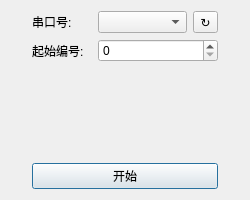
<?xml version="1.0" encoding="UTF-8"?>
<ui version="4.0">
 <class>Conf</class>
 <widget class="QDialog" name="Conf">
  <property name="geometry">
   <rect>
    <x>0</x>
    <y>0</y>
    <width>250</width>
    <height>200</height>
   </rect>
  </property>
  <property name="windowTitle">
   <string>Dialog</string>
  </property>
  <layout class="QVBoxLayout" name="verticalLayout">
   <property name="leftMargin">
    <number>32</number>
   </property>
   <property name="rightMargin">
    <number>32</number>
   </property>
   <item>
    <layout class="QGridLayout" name="gridLayout" columnstretch="1,2">
     <item row="0" column="0">
      <widget class="QLabel" name="text_serial_no">
       <property name="text">
        <string>串口号:</string>
       </property>
      </widget>
     </item>
     <item row="1" column="0">
      <widget class="QLabel" name="text_initial">
       <property name="text">
        <string>起始编号:</string>
       </property>
      </widget>
     </item>
     <item row="1" column="1">
      <widget class="QSpinBox" name="spin_initial">
       <property name="maximum">
        <number>1000000</number>
       </property>
      </widget>
     </item>
     <item row="0" column="1">
      <layout class="QHBoxLayout" name="horizontalLayout_2">
       <item>
        <widget class="QComboBox" name="combo_serial_no"/>
       </item>
       <item>
        <widget class="QToolButton" name="btn_refresh">
         <property name="text">
          <string>↻</string>
         </property>
         <property name="icon">
          <iconset theme="refresh"/>
         </property>
        </widget>
       </item>
      </layout>
     </item>
    </layout>
   </item>
   <item>
    <spacer name="verticalSpacer">
     <property name="orientation">
      <enum>Qt::Vertical</enum>
     </property>
     <property name="sizeHint" stdset="0">
      <size>
       <width>20</width>
       <height>40</height>
      </size>
     </property>
    </spacer>
   </item>
   <item>
    <widget class="QPushButton" name="btn_start">
     <property name="text">
      <string>开始</string>
     </property>
    </widget>
   </item>
  </layout>
 </widget>
 <resources/>
 <connections>
  <connection>
   <sender>btn_start</sender>
   <signal>clicked()</signal>
   <receiver>Conf</receiver>
   <slot>start_clicked()</slot>
   <hints>
    <hint type="sourcelabel">
     <x>124</x>
     <y>178</y>
    </hint>
    <hint type="destinationlabel">
     <x>124</x>
     <y>99</y>
    </hint>
   </hints>
  </connection>
  <connection>
   <sender>btn_refresh</sender>
   <signal>clicked()</signal>
   <receiver>Conf</receiver>
   <slot>refresh_clicked()</slot>
   <hints>
    <hint type="sourcelabel">
     <x>204</x>
     <y>21</y>
    </hint>
    <hint type="destinationlabel">
     <x>124</x>
     <y>99</y>
    </hint>
   </hints>
  </connection>
 </connections>
 <slots>
  <slot>start_clicked()</slot>
  <slot>refresh_clicked()</slot>
 </slots>
</ui>
